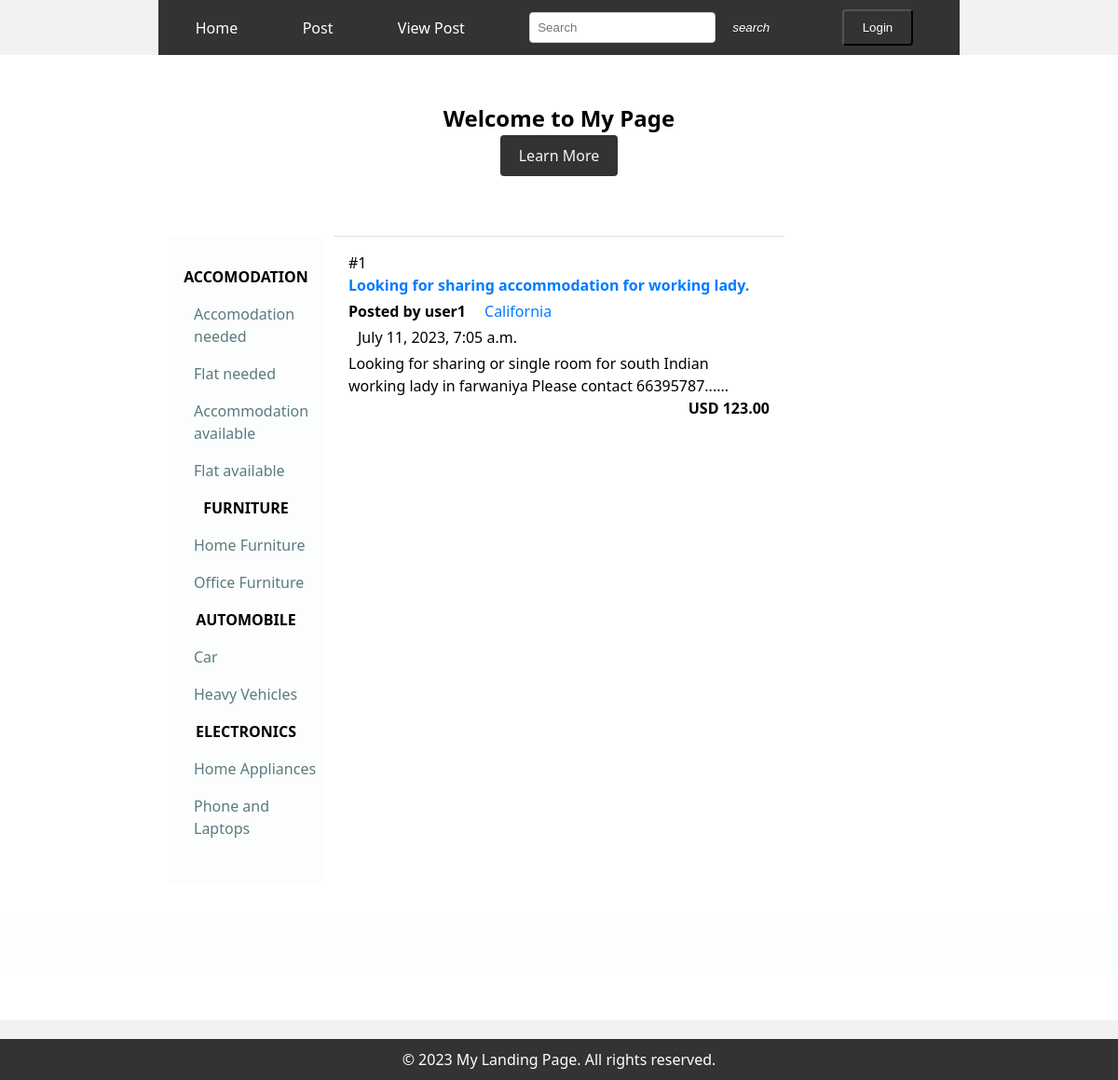
The page /category/accomodation needed/ on the database its author committed.
### login/models.py (models this page shows, shortened)
class Category(models.Model):
    name = models.CharField(max_length=100)

class Subcategory(models.Model):
    name = models.CharField(max_length=100)
    category = models.ForeignKey(Category, on_delete=models.CASCADE,related_name='subcat')
    def __str__(self):
        return self.name

class Classifields(models.Model):
    seller = models.ForeignKey(User, on_delete=models.CASCADE,null=True,blank=True)
    title = models.CharField(max_length=100)
    description = models.TextField()
    price = models.DecimalField(max_digits=10, decimal_places=2,blank=True,null=True)
    image = models.ImageField(blank=True,null=True)
    posted_date = models.DateTimeField(auto_now_add=True)
    updated_date = models.DateTimeField(auto_now=True)
    location = models.ForeignKey(Location,on_delete=models.CASCADE,null=True,blank=True)
    category = models.ManyToManyField(Category,blank=True)
    subcategory = models.ForeignKey(Subcategory,on_delete=models.CASCADE,null=True,blank=True)
    phone_no = models.CharField(max_length=20,null=True)

class Location(models.Model):
    name = models.CharField(max_length=100)
    def __str__(self):
        return self.name

### login/views.py (the view)
# urls.py: path('category/<str:subcategory>/',views.category,name='category'),
def category(request,subcategory):
    categories = Category.objects.all()
    classifields = Classifields.objects.filter(subcategory__name=subcategory)
    context = {
             'classifields': classifields,
             'categories': categories,
     }
    return render(request, 'login/category.html',context)

### login/templates/login/category.html (shortened to what this page needs)
{% extends 'login/index.html' %}
{% load fontawesome_6 %}
{% block posts %}
<div class="classified_category">
   {% for each in classifields %}
    <div class="classifields_category_items">
      <div class="row">
        <span>#{{each.id}}</span>
        <h6> <a href="{% url 'show' each.id %}">{{each.title|capfirst}}</a></h6>
      </div>
      <div class="row">
        <h6>Posted by {{each.seller}}</h6>
        <span><a href="{% url 'category_location' subcategory=each.subcategory location=each.location %}">{{each.location}}</a></span>
        </div>
        <div class="row">
        <span>{{each.posted_date}}</span>
        </div>
        <p>{{each.description |capfirst}} </p>
          <div class="text-right">USD {{each.price }}</div>
      </div>
   {% endfor %}
    </div>
</div>
{% endblock  %}

### login/templates/login/index.html (shortened to what this page needs)
{% extends 'login/base.html' %}
{% block content %}
<section id="hero">
  <h1>Welcome to My Page </h1>
  <a href="#about" class="btn learn_btn" style="color: aliceblue;">Learn More</a>
  <div class="classifields">
    <div class="sidebar">
    {% for category in categories %}
    <div class="category">
      <h4 class="category_heading">{{ category.name|upper }}</h4>
      <ul>
          {% for sub in category.subcat.all %}
              <li class="subcategory"><a href="{% url 'category' sub.name %}">{{ sub.name |capfirst}}</a></li>
          {% endfor %}
      </ul>
    </div>
      {% endfor %}
    </div>
    {% block posts %}
    {% endblock %}
    <div class="sidebar">
    </div>
  </section>
{% endblock%}

### login/templates/login/base.html (style rules this page uses)
* { margin: 0; padding: 0; }
h6 { padding: 0; }
body { background-color: #f2f2f2; font-family: system-ui, -apple-system, BlinkMacSystemFont, 'Segoe UI', Roboto, Oxygen, Ubuntu, Cantarell, 'Open Sans', 'Helvetica Neue', sans-serif; font-size: 1rem; line-height: 1.5; color:#212529; }
#hero { background-size: cover; background-position: center; text-align: center; padding: 50px 0; color:black; }
.btn { display: inline-block; padding: 10px 20px; background-color: #333; color: #fff; text-decoration: none; border-radius: 4px; }
section { padding: 50px; background-color: #fff; margin-bottom: 20px; }
section p { font-size: 16px; line-height: 1.5; }
section ul { list-style-type: disc; margin-left: 20px; }

### login/templates/login/index.html (style rules this page uses)
.classifields { display: grid; width: 70%; margin: 0 auto; grid-template-columns: 20% 1fr 20%; grid-gap: 10px; padding: 2rem; }
.sidebar { background:#fbfdfda3; padding: 15px; }
#hero>a { text-decoration: none; color: black; }
.learn_btn { margin-bottom: 2rem; }
.sidebar { padding: 2rem .5rem; }
.category { margin-bottom: 1rem; }
.category * { margin-bottom: 1rem; }
.category_heading { margin-bottom: 1rem; }
.subcategory { list-style: none; }
.subcategory >a { display: flex; justify-content: space-between; text-decoration: none; margin-bottom: 1rem; color: #002F34A3; text-align: left; font-size: 16px; }

### login/templates/login/category.html (style rules this page uses)
.classifields_category_items { padding: 1rem; text-align: start; border-top: 1px solid #dee2e6; }
a { color: #007bff; text-decoration: none; }
.row { display: flex; flex-wrap: wrap; margin-bottom: .25rem; }
.row * { margin-right: 10px; }
.row >h6 { font-size: 1rem; font-weight: 600; }
.text-right { text-align: right; font-weight: 600; }

### rows shown on the page
Category: name "ACCOMODATION"
Subcategory: name "Accomodation needed"
Subcategory: name "Flat needed"
Subcategory: name "Accommodation available"
Subcategory: name "Flat available"
Category: name "FURNITURE"
Subcategory: name "Home Furniture"
Subcategory: name "Office Furniture"
Category: name "AUTOMOBILE"
Subcategory: name "Car"
Subcategory: name "Heavy Vehicles"
Category: name "ELECTRONICS"
Subcategory: name "Home Appliances"
Subcategory: name "Phone and Laptops"
Classifields: id "1", title "Looking for sharing accommodation for working lady.", seller "user1", location "California", posted_date "July 11, 2023, 7:05 a.m.", description "Looking for sharing or single room for south Indian working lady in farwaniya Please contact 66395787......", price "123.00"
